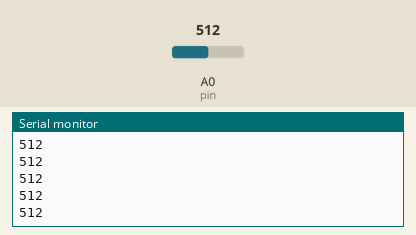
Simulated run of this sketch. Board: Arduino Uno, built with avr-gcc and run on an emulated ATmega328P. Shown: the last lines printed to the serial monitor. Inputs (shaded band) come from the test bench; at power-on: A0 (pin) = 512.

Above: at 1.2 s.
1.3 s: A0 (pin) set to 716
At 1.31 s:
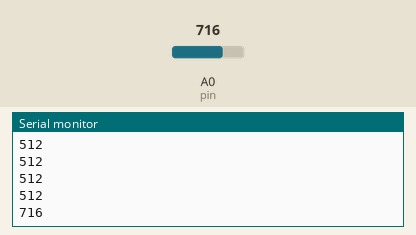
2.8 s: A0 (pin) set to 900
At 2.81 s:
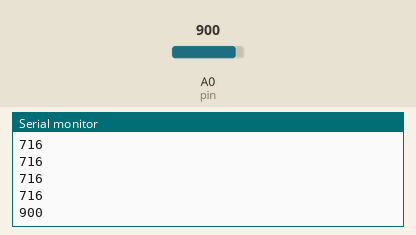
Timing chart, 0 to 5.8 s (numbered marks = the images above; inputs shaded):
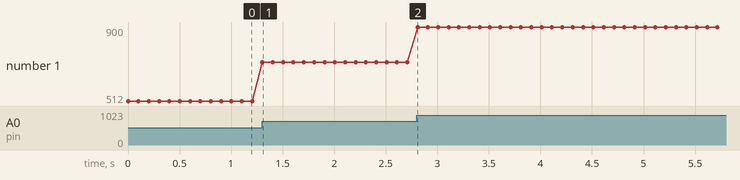

Measured:
- after the input at 1.3 s, the serial monitor: prints a new line at once (image 1)
- after the input at 2.8 s, the serial monitor: prints a new line at once (image 2)
- plotted number 1: 512 → 716 after the input at 1.3 s, 716 → 900 after the input at 2.8 s

The sketch:

09_Pressure_Sensor.ino
```cpp
/*
 * 名称   : Pressure_Sensor
 * 功能   : 读取压力传感器的值
 * 编译IDE：ARDUINO 2.3.2
 * 作者   : http://www.keyes-robot.com/
*/
int pin = A0;

void setup(){
  Serial.begin(9600);
  pinMode(pin,INPUT);
}

void loop() {
  Serial.println(analogRead(pin));
  delay(100);
}
```
